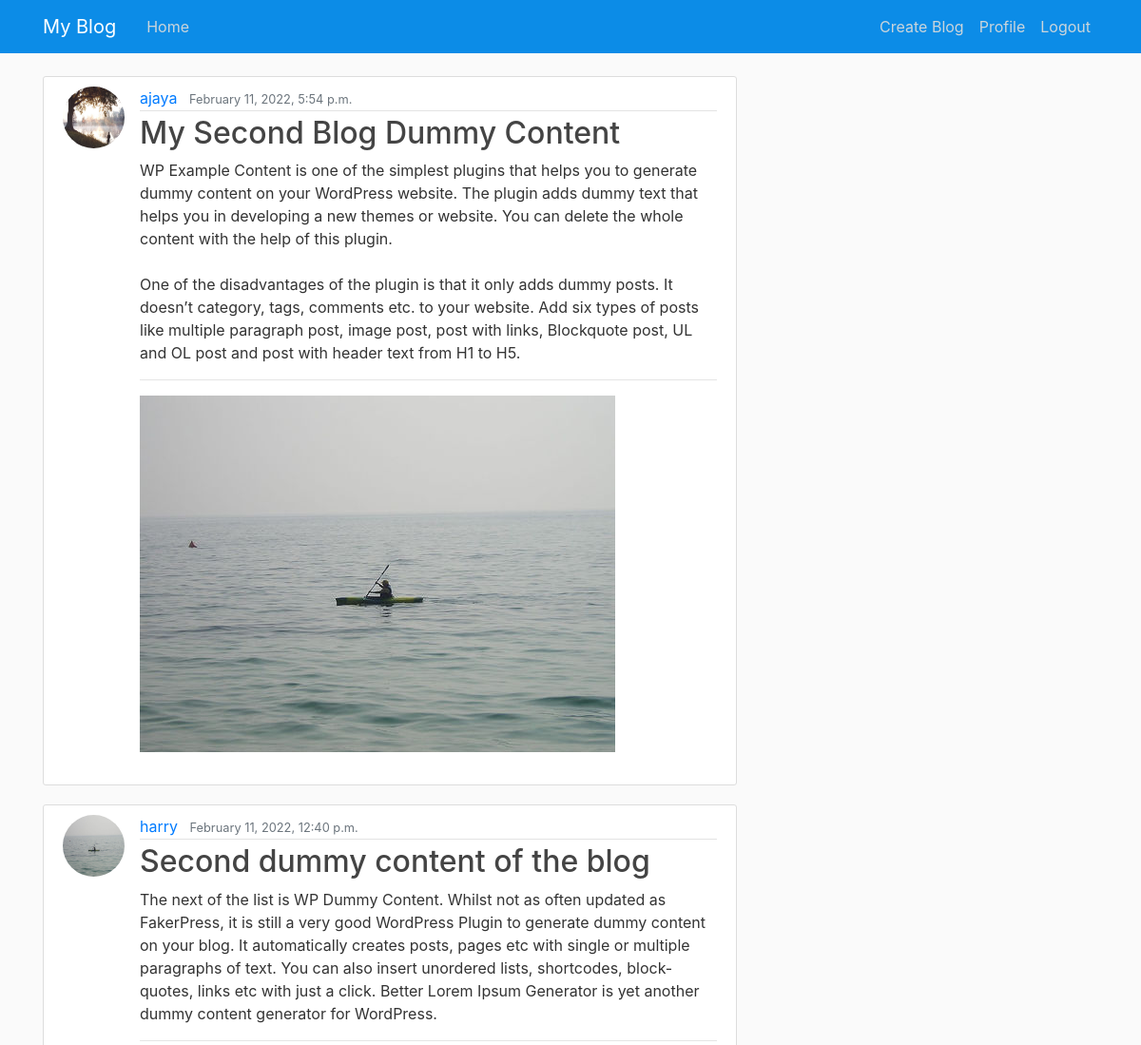
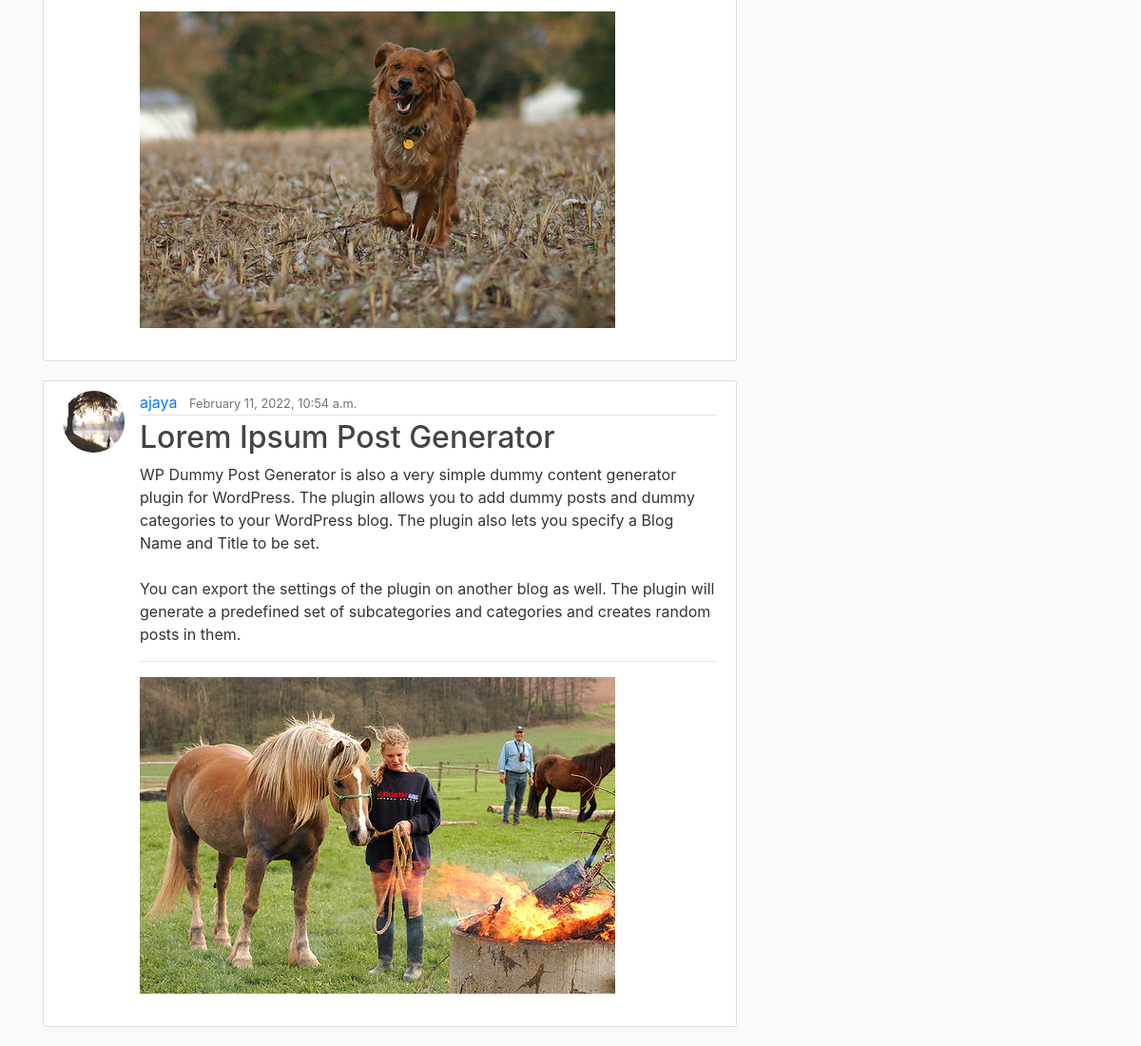
Screenshot of / (signed in) with the database file from the repository (2 pictures, top to bottom).
### blog/models.py (models this page shows, shortened)
class Post(models.Model):
    title = models.CharField(max_length=100)
    content = models.TextField()
    date_posted = models.DateTimeField(default=timezone.now)
    author = models.ForeignKey(User, on_delete=models.CASCADE)
    image = models.ImageField(default='default.jpg', upload_to='posts')

### accounts/models.py (models this page shows, shortened)
class Profile(models.Model):
    user = models.OneToOneField(User, on_delete=models.CASCADE)
    image = models.ImageField(default='default.jpg', upload_to='pictures')
    bio = models.CharField(max_length=100)
    email = models.EmailField()
    address = models.CharField(max_length=100)

### blog/views.py (the view)
# urls.py: path('', PostView.as_view(), name='blog-home'),
class PostView(ListView):
    model = Post
    template_name = 'index.html'
    context_object_name = 'articles'
    ordering = ['-date_posted']

### blog/templates/index.html
{% extends "base.html" %}
{% block content %}
    {% for article in articles %}
        <article class="media content-section">
          <img class="rounded-circle article-img" src="{{ article.author.profile.image.url }}">
          <div class="media-body">
            <div class="article-metadata">
              <a class="mr-2" href="#">{{ article.author }}</a>
              <small class="text-muted">{{ article.date_posted|date:"F d, Y, P"}}</small>
            </div>
            <h2><a class="article-title" href="{% url 'post-detail' article.id %}">{{ article.title }}</a></h2>
            <p class="article-content">{{ article.content }}</p>
            <hr>
            <img class="account-img1" src="{{ article.image.url }}">
            <br><br>
            </div>
        </article>
    {% endfor %}
{% endblock content %}

### blog/static/main.css (style rules this page uses)
body { background: #fafafa; color: #333333; margin-top: 5rem; }
h1, h2, h3, h4, h5, h6 { color: #444444; }
.content-section { background: #ffffff; padding: 10px 20px; border: 1px solid #dddddd; border-radius: 3px; margin-bottom: 20px; }
.article-title { color: #444444; }
.article-content { white-space: pre-line; }
.article-img { height: 65px; width: 65px; margin-right: 16px; }
.article-metadata { padding-bottom: 1px; margin-bottom: 4px; border-bottom: 1px solid #e3e3e3 }

### rows the page displays
Post: author.profile.image (picture), author "ajaya", date_posted "February 11, 2022, 5:54 p.m.", title "My Second Blog Dummy Content", content "WP Example Content is one of the simplest plugins that helps you to generate dummy content on your WordPress website. The plugin adds dummy text that helps you in developing a new themes or website. You can delete the whole content with the help of this plugin. One of the disadvantages of the plugin is that it only adds dummy posts. It doesn’t category, tags, comments etc. to your website. Add six types of posts like multiple paragraph post, image post, post with links, Blockquote post, UL and OL post and post with header text from H1 to H5.", image (placeholder picture)
Post: author.profile.image (placeholder picture), author "harry", date_posted "February 11, 2022, 12:40 p.m.", title "Second dummy content of the blog", content "The next of the list is WP Dummy Content. Whilst not as often updated as FakerPress, it is still a very good WordPress Plugin to generate dummy content on your blog. It automatically creates posts, pages etc with single or multiple paragraphs of text. You can also insert unordered lists, shortcodes, block-quotes, links etc with just a click. Better Lorem Ipsum Generator is yet another dummy content generator for WordPress.", image (picture)
Post: author.profile.image (picture), author "ajaya", date_posted "February 11, 2022, 10:54 a.m.", title "Lorem Ipsum Post Generator", content "WP Dummy Post Generator is also a very simple dummy content generator plugin for WordPress. The plugin allows you to add dummy posts and dummy categories to your WordPress blog. The plugin also lets you specify a Blog Name and Title to be set. You can export the settings of the plugin on another blog as well. The plugin will generate a predefined set of subcategories and categories and creates random posts in them.", image (picture)
